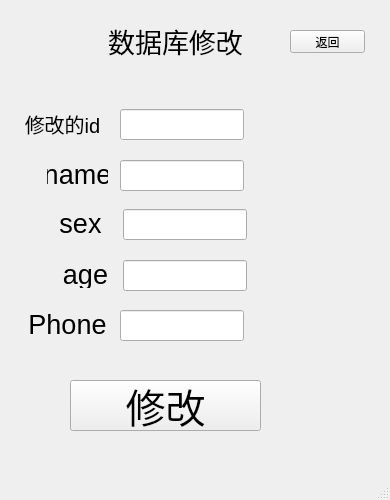
<?xml version="1.0" encoding="UTF-8"?>
<ui version="4.0">
 <class>MainWindow</class>
 <widget class="QMainWindow" name="MainWindow">
  <property name="geometry">
   <rect>
    <x>0</x>
    <y>0</y>
    <width>390</width>
    <height>500</height>
   </rect>
  </property>
  <property name="windowTitle">
   <string>MainWindow</string>
  </property>
  <widget class="QWidget" name="centralwidget">
   <widget class="QLineEdit" name="p_age">
    <property name="geometry">
     <rect>
      <x>123</x>
      <y>260</y>
      <width>124</width>
      <height>31</height>
     </rect>
    </property>
    <property name="alignment">
     <set>Qt::AlignCenter</set>
    </property>
   </widget>
   <widget class="QPushButton" name="pushButton_2">
    <property name="geometry">
     <rect>
      <x>70</x>
      <y>380</y>
      <width>191</width>
      <height>51</height>
     </rect>
    </property>
    <property name="font">
     <font>
      <pointsize>30</pointsize>
     </font>
    </property>
    <property name="text">
     <string>修改</string>
    </property>
   </widget>
   <widget class="QLineEdit" name="p_id">
    <property name="geometry">
     <rect>
      <x>120</x>
      <y>109</y>
      <width>124</width>
      <height>31</height>
     </rect>
    </property>
    <property name="alignment">
     <set>Qt::AlignCenter</set>
    </property>
   </widget>
   <widget class="QLabel" name="label_3">
    <property name="geometry">
     <rect>
      <x>47</x>
      <y>161</y>
      <width>61</width>
      <height>27</height>
     </rect>
    </property>
    <property name="font">
     <font>
      <pointsize>20</pointsize>
     </font>
    </property>
    <property name="text">
     <string>name</string>
    </property>
    <property name="alignment">
     <set>Qt::AlignCenter</set>
    </property>
   </widget>
   <widget class="QLineEdit" name="p_phone">
    <property name="geometry">
     <rect>
      <x>120</x>
      <y>310</y>
      <width>124</width>
      <height>31</height>
     </rect>
    </property>
    <property name="alignment">
     <set>Qt::AlignCenter</set>
    </property>
   </widget>
   <widget class="QLineEdit" name="p_name">
    <property name="geometry">
     <rect>
      <x>120</x>
      <y>160</y>
      <width>124</width>
      <height>31</height>
     </rect>
    </property>
    <property name="alignment">
     <set>Qt::AlignCenter</set>
    </property>
   </widget>
   <widget class="QLabel" name="label_4">
    <property name="geometry">
     <rect>
      <x>60</x>
      <y>261</y>
      <width>51</width>
      <height>27</height>
     </rect>
    </property>
    <property name="font">
     <font>
      <pointsize>20</pointsize>
     </font>
    </property>
    <property name="text">
     <string>age</string>
    </property>
    <property name="alignment">
     <set>Qt::AlignCenter</set>
    </property>
   </widget>
   <widget class="QLineEdit" name="p_sex">
    <property name="geometry">
     <rect>
      <x>123</x>
      <y>209</y>
      <width>124</width>
      <height>31</height>
     </rect>
    </property>
    <property name="alignment">
     <set>Qt::AlignCenter</set>
    </property>
   </widget>
   <widget class="QLabel" name="label_6">
    <property name="geometry">
     <rect>
      <x>27</x>
      <y>311</y>
      <width>81</width>
      <height>27</height>
     </rect>
    </property>
    <property name="font">
     <font>
      <pointsize>20</pointsize>
     </font>
    </property>
    <property name="text">
     <string>Phone</string>
    </property>
    <property name="alignment">
     <set>Qt::AlignCenter</set>
    </property>
   </widget>
   <widget class="QLabel" name="label_2">
    <property name="geometry">
     <rect>
      <x>17</x>
      <y>110</y>
      <width>91</width>
      <height>27</height>
     </rect>
    </property>
    <property name="font">
     <font>
      <pointsize>15</pointsize>
     </font>
    </property>
    <property name="text">
     <string>修改的id</string>
    </property>
    <property name="alignment">
     <set>Qt::AlignCenter</set>
    </property>
   </widget>
   <widget class="QLabel" name="label_5">
    <property name="geometry">
     <rect>
      <x>50</x>
      <y>210</y>
      <width>61</width>
      <height>27</height>
     </rect>
    </property>
    <property name="font">
     <font>
      <pointsize>20</pointsize>
     </font>
    </property>
    <property name="text">
     <string>sex</string>
    </property>
    <property name="alignment">
     <set>Qt::AlignCenter</set>
    </property>
   </widget>
   <widget class="QLabel" name="label">
    <property name="geometry">
     <rect>
      <x>100</x>
      <y>10</y>
      <width>151</width>
      <height>61</height>
     </rect>
    </property>
    <property name="font">
     <font>
      <pointsize>20</pointsize>
     </font>
    </property>
    <property name="layoutDirection">
     <enum>Qt::LeftToRight</enum>
    </property>
    <property name="text">
     <string>数据库修改</string>
    </property>
    <property name="alignment">
     <set>Qt::AlignCenter</set>
    </property>
   </widget>
   <widget class="QPushButton" name="pushButton">
    <property name="geometry">
     <rect>
      <x>290</x>
      <y>30</y>
      <width>75</width>
      <height>23</height>
     </rect>
    </property>
    <property name="text">
     <string>返回</string>
    </property>
   </widget>
  </widget>
  <widget class="QMenuBar" name="menubar">
   <property name="geometry">
    <rect>
     <x>0</x>
     <y>0</y>
     <width>390</width>
     <height>23</height>
    </rect>
   </property>
  </widget>
  <widget class="QStatusBar" name="statusbar"/>
 </widget>
 <resources/>
 <connections>
  <connection>
   <sender>pushButton_2</sender>
   <signal>clicked()</signal>
   <receiver>MainWindow</receiver>
   <slot>chasql()</slot>
   <hints>
    <hint type="sourcelabel">
     <x>138</x>
     <y>428</y>
    </hint>
    <hint type="destinationlabel">
     <x>125</x>
     <y>391</y>
    </hint>
   </hints>
  </connection>
  <connection>
   <sender>pushButton</sender>
   <signal>clicked()</signal>
   <receiver>MainWindow</receiver>
   <slot>back_main()</slot>
   <hints>
    <hint type="sourcelabel">
     <x>317</x>
     <y>68</y>
    </hint>
    <hint type="destinationlabel">
     <x>281</x>
     <y>89</y>
    </hint>
   </hints>
  </connection>
 </connections>
 <slots>
  <slot>chasql()</slot>
  <slot>back_main()</slot>
 </slots>
</ui>
